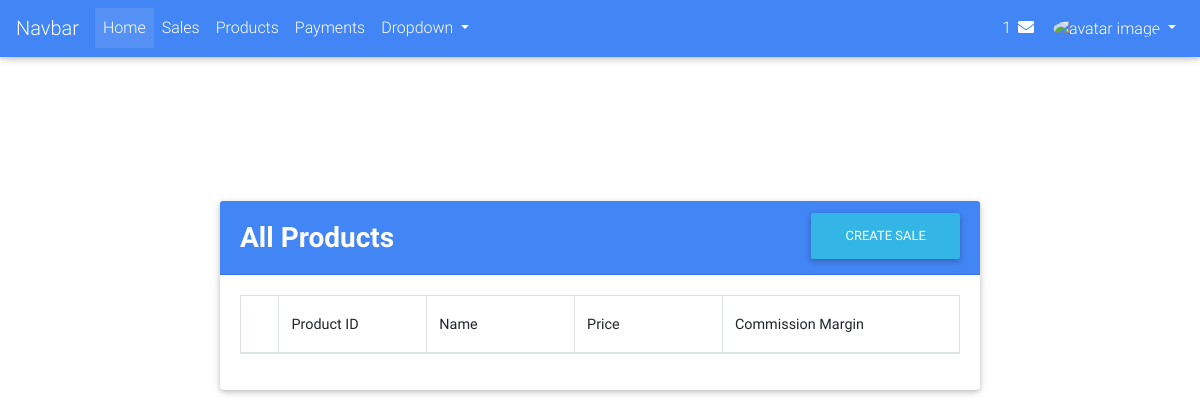
The app's page /products/list/ (signed in), older data.
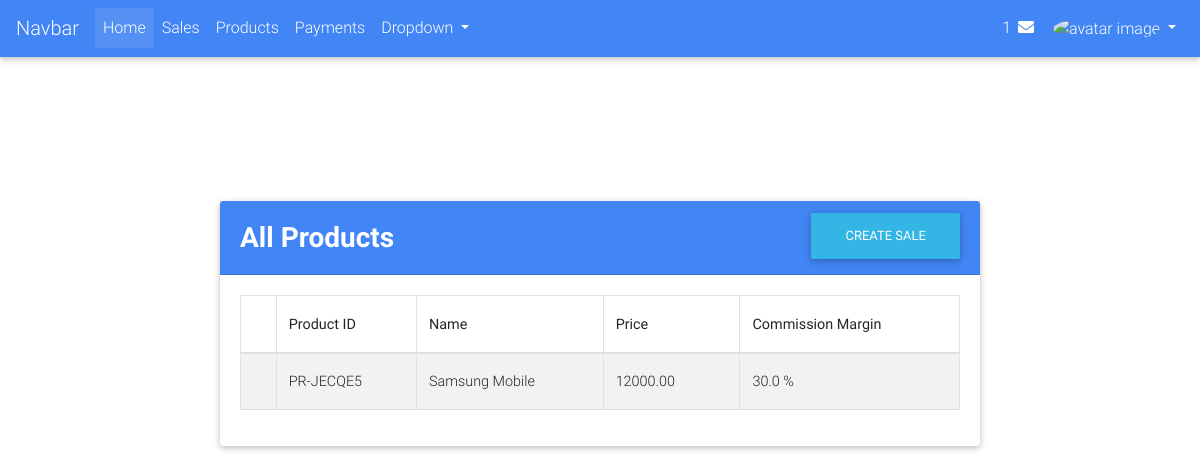
The same page, newer data.
### products/models.py (models this page shows, shortened)
class Product(models.Model):
    name = models.CharField(max_length=64)
    description = models.TextField(blank=True)
    product_id = models.CharField(max_length=32, default=product_id_generator)
    price = models.DecimalField(max_digits=8, decimal_places=2)
    commission_margin = models.FloatField(default=30)
    is_active = models.BooleanField(default=True)
    created_on = models.DateTimeField(auto_now_add=True)
    updated_on = models.DateTimeField(auto_now=True)
    @property
    def get_display_text(self):
        return self.name
    @property
    def get_absolute_url(self):
        return reverse_lazy("products:detail", kwargs={"id": self.id})

### products/views.py (the view)
class ProductListView(LoginRequiredMixin, ListView):
    model = Product
    context_object_name = "products"
    template_name = "products/list.html"
    def get_queryset(self):
        qs = super().get_queryset()
        return qs.filter(is_active=True)

### portal/templates/products/list.html (shortened to what this page needs)
{% extends "portal/base.html" %}
{% load crispy_forms_tags %}
{% load static %}
{% block custom_links %}
    <link href="{% static "css/addons/datatables.min.css" %}" rel="stylesheet">
    <link href="{% static "css/addons/datatables-select.min.css" %}" rel="stylesheet">
{% endblock %}
{% block content %}
    <br><br><br><br><br>
    <div class="col-lg-8" style="margin: auto;padding: 20px">
        <div class="card">
            <div class="card-header bg-primary clearfix">
                <div class="page_heading float-left">
                    <h3 class="font-weight-bold white-text mt-2">All Products</h3>
                </div>
                <div class="create_sale_btn float-right">
                    <a href="{% url "sales:add" %}"><button class="btn btn-info m-0">Create Sale</button></a>
                </div>
            </div>
        <div class="card-body">
            <table id="dt-basic-checkbox" class="table table-striped table-bordered" cellspacing="0" width="100%">
          <thead>
            <tr>
              <th></th>
              <th class="th-sm">Product ID</th>
              <th class="th-sm">Name</th>
              <th class="th-sm">Price</th>
              <th class="th-sm">Commission Margin</th>
            </tr>
          </thead>
          <tbody>
            {% for product in products %}
                <tr>
                    <td></td>
                    <td>{{ product.product_id }}</td>
                    <td><a href="{{ product.get_absolute_url }}">{{ product.get_display_text }}</a></td>
                    <td>{{ product.price }}</td>
                    <td>{{ product.commission_margin }} %</td>
                </tr>
            {% endfor %}
          </tbody>
        </table>
        </div>
        </div>
    </div>
{% endblock %}

### portal/templates/portal/base.html (shortened to what this page needs)
<!DOCTYPE html>
{% load static %}
<html lang="en">
<head>
    <link rel="stylesheet" href="https://use.fontawesome.com/releases/v5.8.2/css/all.css">
    <link href="{% static "css/bootstrap.min.css" %}" rel="stylesheet">
    <link href="{% static "css/mdb.min.css" %}" rel="stylesheet">
    <link href="{% static "css/style.css" %}" rel="stylesheet">
    {% block custom_links %}
    {% endblock %}
</head>
<body class="fixed-sn light-blue-skin">
    {% if user.is_authenticated %}
        {% include "portal/header.html" %}
    {% endif %}
    {% block content %}
    {% endblock %}
</body>
</html>

### portal/templates/portal/header.html (shortened to what this page needs)
{% load static %}
<nav class="mb-1 navbar navbar-expand-lg navbar-dark primary-color lighten-1">
  <a class="navbar-brand" href="#">Navbar</a>
  <div class="collapse navbar-collapse" id="navbarSupportedContent-555">
    <ul class="navbar-nav mr-auto">
      <li class="nav-item active">
        <a class="nav-link" href="{% url "portal:home" %}">Home
        </a>
      </li>
      <li class="nav-item">
        <a class="nav-link" href="{% url "sales:list" %}">Sales</a>
      </li>
      <li class="nav-item">
        <a class="nav-link" href="{% url "products:list" %}">Products</a>
      </li>
      <li class="nav-item">
        <a class="nav-link" href="#">Payments</a>
      </li>
      <li class="nav-item dropdown">
        <a class="nav-link dropdown-toggle" id="navbarDropdownMenuLink-555" data-toggle="dropdown"
          aria-haspopup="true" aria-expanded="false">Dropdown
        </a>
      </li>
    </ul>
    <ul class="navbar-nav ml-auto nav-flex-icons">
      <li class="nav-item">
        <a class="nav-link waves-effect waves-light">1
          <i class="fas fa-envelope"></i>
        </a>
      </li>
      <li class="nav-item avatar dropdown">
        <a class="nav-link dropdown-toggle" id="navbarDropdownMenuLink-55" data-toggle="dropdown"
          aria-haspopup="true" aria-expanded="false">
          <img src="https://mdbootstrap.com/img/Photos/Avatars/avatar-2.jpg" class="rounded-circle z-depth-0"
            alt="avatar image" height="30px">
        </a>
      </li>
    </ul>
  </div>
</nav>

### portal/static/css/style.css (style rules this page uses)
.table-striped > tbody > tr:nth-child(2n+1) > td, .table-striped > tbody > tr:nth-child(2n+1) > th { background-color: #7abaffl; }

Row changes from the older to the newer data that the page shows:
added Product: product_id "PR-JECQE5", get_display_text "Samsung Mobile", price "12000.00", commission_margin "30.0"
